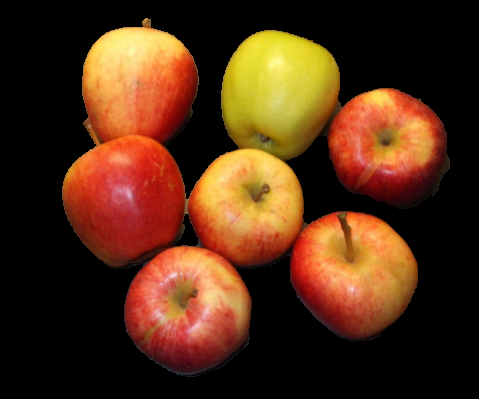
#> input picture StrokeProcesses/saliencyMap/pySaliencyMap-master/test3.png, 479 x 399 px
$ python main.py   (older library calls are emulated)
#> lines starting #> are read from the running program, lines starting #| are printed output that depends on the picture
### StrokeProcesses/saliencyMap/pySaliencyMap-master/pySaliencyMap.py
#-------------------------------------------------------------------------------
# Name:        pySaliencyMap
# Purpose:     Extracting a saliency map from a single still image
#
# Author:      Akisato Kimura <akisato@ieee.org>
#
# Created:     April 24, 2014
# Copyright:   (c) Akisato Kimura 2014-
# Licence:     All rights reserved
#-------------------------------------------------------------------------------

import cv2
import numpy as np
import pySaliencyMapDefs

class pySaliencyMap:
    # initialization
    def __init__(self, width, height):
        self.width  = width
        self.height = height
        self.prev_frame = None
        self.SM = None
        self.GaborKernel0   = np.array(pySaliencyMapDefs.GaborKernel_0)
        self.GaborKernel45  = np.array(pySaliencyMapDefs.GaborKernel_45)
        self.GaborKernel90  = np.array(pySaliencyMapDefs.GaborKernel_90)
        self.GaborKernel135 = np.array(pySaliencyMapDefs.GaborKernel_135)

    # extracting color channels
    def SMExtractRGBI(self, inputImage):
        # convert scale of array elements
        src = np.float32(inputImage) * 1./255
        # split
        (B, G, R) = cv2.split(src)
        # extract an intensity image
        I = cv2.cvtColor(src, cv2.COLOR_BGR2GRAY)
        # return
        return R, G, B, I

    # feature maps
    ## constructing a Gaussian pyramid
    def FMCreateGaussianPyr(self, src):
        dst = list()
        dst.append(src)
        for i in range(1,9):
            nowdst = cv2.pyrDown(dst[i-1])
            dst.append(nowdst)
        return dst
    ## taking center-surround differences
    def FMCenterSurroundDiff(self, GaussianMaps):
        dst = list()
        for s in range(2,5):
            now_size = GaussianMaps[s].shape
            now_size = (now_size[1], now_size[0])  ## (width, height)
            tmp = cv2.resize(GaussianMaps[s+3], now_size, interpolation=cv2.INTER_LINEAR)
            nowdst = cv2.absdiff(GaussianMaps[s], tmp)
            dst.append(nowdst)
            tmp = cv2.resize(GaussianMaps[s+4], now_size, interpolation=cv2.INTER_LINEAR)
            nowdst = cv2.absdiff(GaussianMaps[s], tmp)
            dst.append(nowdst)
        return dst
    ## constructing a Gaussian pyramid + taking center-surround differences
    def FMGaussianPyrCSD(self, src):
        GaussianMaps = self.FMCreateGaussianPyr(src)
        dst = self.FMCenterSurroundDiff(GaussianMaps)
        return dst
    ## intensity feature maps
    def IFMGetFM(self, I):
        return self.FMGaussianPyrCSD(I)
    ## color feature maps
    def CFMGetFM(self, R, G, B):
        # max(R,G,B)
        tmp1 = cv2.max(R, G)
        RGBMax = cv2.max(B, tmp1)
        RGBMax[RGBMax <= 0] = 0.0001    # prevent dividing by 0
        # min(R,G)
        RGMin = cv2.min(R, G)
        # RG = (R-G)/max(R,G,B)
        RG = (R - G) / RGBMax
        # BY = (B-min(R,G)/max(R,G,B)
        BY = (B - RGMin) / RGBMax
        # clamp nagative values to 0
        RG[RG < 0] = 0
        BY[BY < 0] = 0
        # obtain feature maps in the same way as intensity
        RGFM = self.FMGaussianPyrCSD(RG)
        BYFM = self.FMGaussianPyrCSD(BY)
        # return
        return RGFM, BYFM
    ## orientation feature maps
    def OFMGetFM(self, src):
        # creating a Gaussian pyramid
        GaussianI = self.FMCreateGaussianPyr(src)
        # convoluting a Gabor filter with an intensity image to extract oriemtation features
        GaborOutput0   = [ np.empty((1,1)), np.empty((1,1)) ]  # dummy data: any kinds of np.array()s are OK
        GaborOutput45  = [ np.empty((1,1)), np.empty((1,1)) ]
        GaborOutput90  = [ np.empty((1,1)), np.empty((1,1)) ]
        GaborOutput135 = [ np.empty((1,1)), np.empty((1,1)) ]
        for j in range(2,9):
            GaborOutput0.append(   cv2.filter2D(GaussianI[j], cv2.CV_32F, self.GaborKernel0) )
            GaborOutput45.append(  cv2.filter2D(GaussianI[j], cv2.CV_32F, self.GaborKernel45) )
            GaborOutput90.append(  cv2.filter2D(GaussianI[j], cv2.CV_32F, self.GaborKernel90) )
            GaborOutput135.append( cv2.filter2D(GaussianI[j], cv2.CV_32F, self.GaborKernel135) )
        # calculating center-surround differences for every oriantation
        CSD0   = self.FMCenterSurroundDiff(GaborOutput0)
        CSD45  = self.FMCenterSurroundDiff(GaborOutput45)
        CSD90  = self.FMCenterSurroundDiff(GaborOutput90)
        CSD135 = self.FMCenterSurroundDiff(GaborOutput135)
        # concatenate
        dst = list(CSD0)
        dst.extend(CSD45)
        dst.extend(CSD90)
        dst.extend(CSD135)
        # return
        return dst
    ## motion feature maps
    def MFMGetFM(self, src):
        # convert scale
        I8U = np.uint8(255 * src)
        cv2.waitKey(10)
        # calculating optical flows
        if self.prev_frame is not None:
            farne_pyr_scale= pySaliencyMapDefs.farne_pyr_scale
            farne_levels = pySaliencyMapDefs.farne_levels
            farne_winsize = pySaliencyMapDefs.farne_winsize
            farne_iterations = pySaliencyMapDefs.farne_iterations
            farne_poly_n = pySaliencyMapDefs.farne_poly_n
            farne_poly_sigma = pySaliencyMapDefs.farne_poly_sigma
            farne_flags = pySaliencyMapDefs.farne_flags
            flow = cv2.calcOpticalFlowFarneback(\
                prev = self.prev_frame, \
                next = I8U, \
                pyr_scale = farne_pyr_scale, \
                levels = farne_levels, \
                winsize = farne_winsize, \
                iterations = farne_iterations, \
                poly_n = farne_poly_n, \
                poly_sigma = farne_poly_sigma, \
                flags = farne_flags, \
                flow = None \
            )
            flowx = flow[...,0]
            flowy = flow[...,1]
        else:
            flowx = np.zeros(I8U.shape)
            flowy = np.zeros(I8U.shape)
        # create Gaussian pyramids
        dst_x = self.FMGaussianPyrCSD(flowx)
        dst_y = self.FMGaussianPyrCSD(flowy)
        # update the current frame
        self.prev_frame = np.uint8(I8U)
        # return
        return dst_x, dst_y

    # conspicuity maps
    ## standard range normalization
    def SMRangeNormalize(self, src):
        minn, maxx, dummy1, dummy2 = cv2.minMaxLoc(src)
        if maxx!=minn:
            dst = src/(maxx-minn) + minn/(minn-maxx)
        else:
            dst = src - minn
        return dst
    ## computing an average of local maxima
    def SMAvgLocalMax(self, src):
        # size
        stepsize = pySaliencyMapDefs.default_step_local
        width = src.shape[1]
        height = src.shape[0]
        # find local maxima
        numlocal = 0
        lmaxmean = 0
        for y in range(0, height-stepsize, stepsize):
            for x in range(0, width-stepsize, stepsize):
                localimg = src[y:y+stepsize, x:x+stepsize]
                lmin, lmax, dummy1, dummy2 = cv2.minMaxLoc(localimg)
                lmaxmean += lmax
                numlocal += 1
        # averaging over all the local regions
        return lmaxmean / numlocal
    ## normalization specific for the saliency map model
    def SMNormalization(self, src):
        dst = self.SMRangeNormalize(src)
        lmaxmean = self.SMAvgLocalMax(dst)
        normcoeff = (1-lmaxmean)*(1-lmaxmean)
        return dst * normcoeff
    ## normalizing feature maps
    def normalizeFeatureMaps(self, FM):
        NFM = list()
        for i in range(0,6):
            normalizedImage = self.SMNormalization(FM[i])
            nownfm = cv2.resize(normalizedImage, (self.width, self.height), interpolation=cv2.INTER_LINEAR)
            NFM.append(nownfm)
        return NFM
    ## intensity conspicuity map
    def ICMGetCM(self, IFM):
        NIFM = self.normalizeFeatureMaps(IFM)
        ICM = sum(NIFM)
        return ICM
    ## color conspicuity map
    def CCMGetCM(self, CFM_RG, CFM_BY):
        # extracting a conspicuity map for every color opponent pair
        CCM_RG = self.ICMGetCM(CFM_RG)
        CCM_BY = self.ICMGetCM(CFM_BY)
        # merge
        CCM = CCM_RG + CCM_BY
        # return
        return CCM
    ## orientation conspicuity map
    def OCMGetCM(self, OFM):
        OCM = np.zeros((self.height, self.width))
        for i in range (0,4):
            # slicing
            nowofm = OFM[i*6:(i+1)*6]  # angle = i*45
            # extracting a conspicuity map for every angle
            NOFM = self.ICMGetCM(nowofm)
            # normalize
            NOFM2 = self.SMNormalization(NOFM)
            # accumulate
            OCM += NOFM2
        return OCM
    ## motion conspicuity map
    def MCMGetCM(self, MFM_X, MFM_Y):
        return self.CCMGetCM(MFM_X, MFM_Y)

    # core
    def SMGetSM(self, src):
        # definitions
        size = src.shape
        width  = size[1]
        height = size[0]
        # check
#        if(width != self.width or height != self.height):
#            sys.exit("size mismatch")
        # extracting individual color channels
        R, G, B, I = self.SMExtractRGBI(src)
        # extracting feature maps
        IFM = self.IFMGetFM(I)
        CFM_RG, CFM_BY = self.CFMGetFM(R, G, B)
        OFM = self.OFMGetFM(I)
        MFM_X, MFM_Y = self.MFMGetFM(I)
        # extracting conspicuity maps
        ICM = self.ICMGetCM(IFM)
        CCM = self.CCMGetCM(CFM_RG, CFM_BY)
        OCM = self.OCMGetCM(OFM)
        MCM = self.MCMGetCM(MFM_X, MFM_Y)
        # adding all the conspicuity maps to form a saliency map
        wi = pySaliencyMapDefs.weight_intensity
        wc = pySaliencyMapDefs.weight_color
        wo = pySaliencyMapDefs.weight_orientation
        wm = pySaliencyMapDefs.weight_motion
        SMMat = wi*ICM + wc*CCM + wo*OCM + wm*MCM
        # normalize
        normalizedSM = self.SMRangeNormalize(SMMat)
        normalizedSM2 = normalizedSM.astype(np.float32)
        smoothedSM = cv2.bilateralFilter(normalizedSM2, 7, 3, 1.55)
        self.SM = cv2.resize(smoothedSM, (width,height), interpolation=cv2.INTER_NEAREST)
        # return
        return self.SM

    def SMGetBinarizedSM(self, src):
        # get a saliency map
        if self.SM is None:
            self.SM = self.SMGetSM(src)
        # convert scale
        SM_I8U = np.uint8(255 * self.SM)
        # binarize
        thresh, binarized_SM = cv2.threshold(SM_I8U, thresh=0, maxval=255, type=cv2.THRESH_BINARY+cv2.THRESH_OTSU)
        return binarized_SM

    def SMGetSalientRegion(self, src):
        # get a binarized saliency map
        binarized_SM = self.SMGetBinarizedSM(src)
        # GrabCut
        img = src.copy()
        mask =  np.where((binarized_SM!=0), cv2.GC_PR_FGD, cv2.GC_PR_BGD).astype('uint8')
        bgdmodel = np.zeros((1,65),np.float64)
        fgdmodel = np.zeros((1,65),np.float64)
        rect = (0,0,1,1)  # dummy
        iterCount = 1
        cv2.grabCut(img, mask=mask, rect=rect, bgdModel=bgdmodel, fgdModel=fgdmodel, iterCount=iterCount, mode=cv2.GC_INIT_WITH_MASK)
        # post-processing
        mask_out = np.where((mask==cv2.GC_FGD) + (mask==cv2.GC_PR_FGD), 255, 0).astype('uint8')
        output = cv2.bitwise_and(img,img,mask=mask_out)
        return output

### StrokeProcesses/saliencyMap/pySaliencyMap-master/main.py
#-------------------------------------------------------------------------------
# Name:        main
# Purpose:     Testing the package pySaliencyMap
#
# Author:      Akisato Kimura <akisato@ieee.org>
#
# Created:     May 4, 2014
# Copyright:   (c) Akisato Kimura 2014-
# Licence:     All rights reserved
#-------------------------------------------------------------------------------

import cv2
import matplotlib.pyplot as plt
import pySaliencyMap

# main
if __name__ == '__main__':
    # read
    img = cv2.imread('test3.png')
#> img is the input picture: shape (399, 479, 3); mean B, G, R 21.6, 46.6, 82.9
    # initialize
    imgsize = img.shape
#> imgsize = (399, 479, 3)
    img_width  = imgsize[1]
#> img_width = 479
    img_height = imgsize[0]
#> img_height = 399
    sm = pySaliencyMap.pySaliencyMap(img_width, img_height)#initialize
    # computation
    saliency_map = sm.SMGetSM(img)#input is origin img
#> the loop in FMCreateGaussianPyr, `for i in range(1,9):` made 8 passes
#> nowdst on pass 8: [[0.223, 0.284], [0.18, 0.25]]
#> after the loop in FMCreateGaussianPyr, `for i in range(1,9):`: dst = 9 items
#> after the loop in FMCenterSurroundDiff, `for s in range(2,5):`: dst = 6 items
#> in CFMGetFM, `BY = (B - RGMin) / RGBMax`:
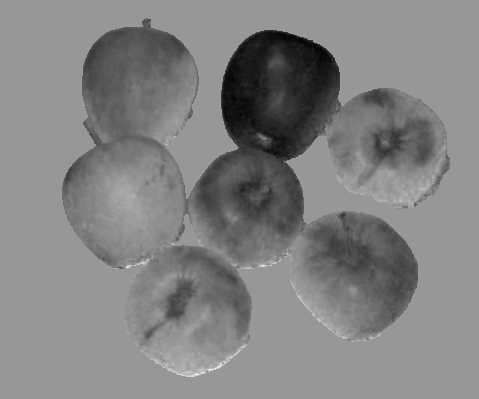
#> BY: shape (399, 479) float32; min -0.879, max 0.6, mean -0.121; drawn with min black and max white
#> in CFMGetFM, `RG[RG < 0] = 0`:
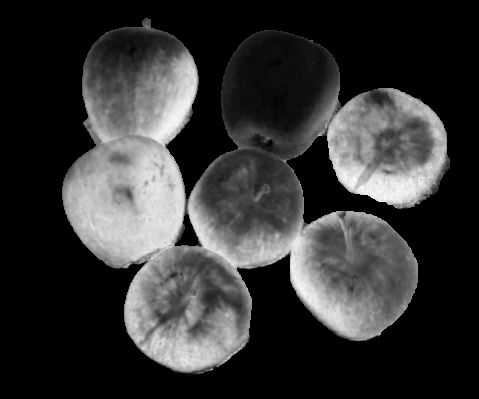
#> RG: shape (399, 479) float32; min 0, max 0.991, mean 0.208
#> the loop in FMCreateGaussianPyr (call 2), `for i in range(1,9):` made 8 passes
#> nowdst on pass 8: [[0.187, 0.206], [0.219, 0.26]]
#> the loop in FMCenterSurroundDiff (call 3), `for s in range(2,5):` made 3 passes
#> pass 1, in FMCenterSurroundDiff (call 3), `tmp = cv2.resize(GaussianMaps[s+4], now_size, interpolation=cv2.INTER_..`:
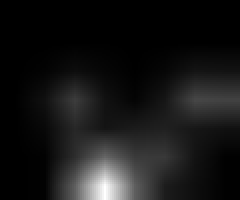
#> tmp: shape (100, 120) float32 (shown 2 times larger); min 0, max 0.027, mean 0.00242; drawn with min black and max white
#> in OFMGetFM, `GaussianI = self.FMCreateGaussianPyr(src)`: GaussianI = 9 items
#> the loop in FMCenterSurroundDiff (call 4), `for s in range(2,5):` made 3 passes
#> pass 1, in FMCenterSurroundDiff (call 4), `nowdst = cv2.absdiff(GaussianMaps[s], tmp)`:
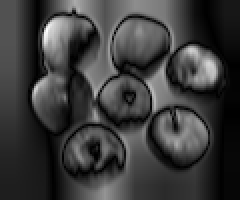
#> nowdst: shape (100, 120) float32 (shown 2 times larger); min 1.59e-05, max 1.23, mean 0.292; drawn with min black and max white
#> in OFMGetFM, `CSD0   = self.FMCenterSurroundDiff(GaborOutput0)`: CSD0 = 6 items
#> the loop in FMCenterSurroundDiff (call 5), `for s in range(2,5):` made 3 passes
#> pass 1, in FMCenterSurroundDiff (call 5), `nowdst = cv2.absdiff(GaussianMaps[s], tmp)`:
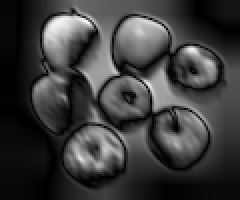
#> nowdst: shape (100, 120) float32 (shown 2 times larger); min 0.000132, max 1.08, mean 0.257; drawn with min black and max white
#> the loop in FMCenterSurroundDiff (call 6), `for s in range(2,5):` made 3 passes
#> pass 1, in FMCenterSurroundDiff (call 6), `nowdst = cv2.absdiff(GaussianMaps[s], tmp)`:
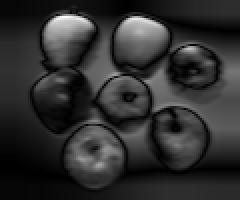
#> nowdst: shape (100, 120) float32 (shown 2 times larger); min 2.94e-06, max 1.53, mean 0.287; drawn with min black and max white
#> the loop in FMCenterSurroundDiff (call 7), `for s in range(2,5):` made 3 passes
#> pass 1, in FMCenterSurroundDiff (call 7), `tmp = cv2.resize(GaussianMaps[s+3], now_size, interpolation=cv2.INTER_..`:
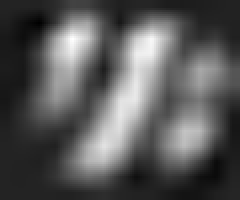
#> tmp: shape (100, 120) float32 (shown 2 times larger); min -0.203, max 1.27, mean 0.308; drawn with min black and max white
#> in SMGetSM, `OFM = self.OFMGetFM(I)`: OFM = 24 items
#> in MFMGetFM, `dst_x = self.FMGaussianPyrCSD(flowx)`: dst_x = 6 items
#> the loop in normalizeFeatureMaps, `for i in range(0,6):` made 6 passes
#> normcoeff in SMNormalization on passes 1 to 6: 0.26, 0.225, 0.103, 0.0767, 0, 0
#> the loop in normalizeFeatureMaps (call 2), `for i in range(0,6):` made 6 passes
#> normcoeff in SMNormalization on passes 1 to 6: 0.204, 0.158, 0.0247, 0.0273, 0, 3.55e-15
#> the loop in OCMGetCM, `for i in range (0,4):` made 4 passes
    binarized_map = sm.SMGetBinarizedSM(img)
#> in SMGetBinarizedSM, `thresh, binarized_SM = cv2.threshold(SM_I8U, thresh=0, maxval=255, typ..`: thresh = 53
    salient_region = sm.SMGetSalientRegion(img)
    # visualize
#    plt.subplot(2,2,1), plt.imshow(img, 'gray')
    plt.subplot(2,2,1), plt.imshow(cv2.cvtColor(img, cv2.COLOR_BGR2RGB))
    plt.title('Input image')
#    cv2.imshow("input",  img)
    plt.subplot(2,2,2), plt.imshow(saliency_map, 'gray')
    plt.title('Saliency map')
#    cv2.imshow("output", map)
    plt.subplot(2,2,3), plt.imshow(binarized_map)
    plt.title('Binarilized saliency map')
#    cv2.imshow("Binarized", binarized_map)
    plt.subplot(2,2,4), plt.imshow(cv2.cvtColor(salient_region, cv2.COLOR_BGR2RGB))
    plt.title('Salient region')
#    cv2.imshow("Segmented", segmented_map)

    plt.show()
#    cv2.waitKey(0)
    cv2.destroyAllWindows()
